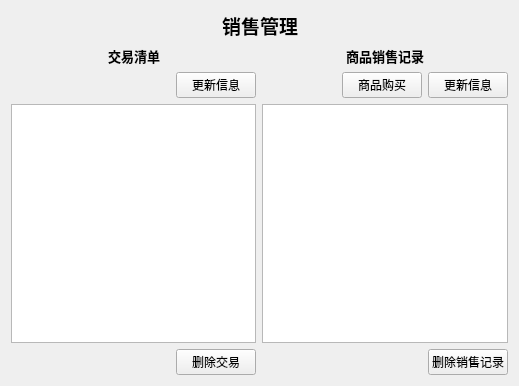
<?xml version="1.0" encoding="UTF-8"?>
<ui version="4.0">
 <class>SaleManageForm</class>
 <widget class="QWidget" name="SaleManageForm">
  <property name="geometry">
   <rect>
    <x>0</x>
    <y>0</y>
    <width>519</width>
    <height>386</height>
   </rect>
  </property>
  <property name="windowTitle">
   <string>Form</string>
  </property>
  <layout class="QVBoxLayout" name="verticalLayout_3">
   <item>
    <layout class="QHBoxLayout" name="horizontalLayout">
     <item>
      <spacer name="horizontalSpacer">
       <property name="orientation">
        <enum>Qt::Horizontal</enum>
       </property>
       <property name="sizeHint" stdset="0">
        <size>
         <width>40</width>
         <height>20</height>
        </size>
       </property>
      </spacer>
     </item>
     <item>
      <widget class="QLabel" name="saleManageLabel">
       <property name="font">
        <font>
         <family>微软雅黑</family>
         <pointsize>14</pointsize>
         <weight>75</weight>
         <bold>true</bold>
        </font>
       </property>
       <property name="text">
        <string>销售管理</string>
       </property>
      </widget>
     </item>
     <item>
      <spacer name="horizontalSpacer_2">
       <property name="orientation">
        <enum>Qt::Horizontal</enum>
       </property>
       <property name="sizeHint" stdset="0">
        <size>
         <width>40</width>
         <height>20</height>
        </size>
       </property>
      </spacer>
     </item>
    </layout>
   </item>
   <item>
    <layout class="QHBoxLayout" name="horizontalLayout_8">
     <item>
      <layout class="QVBoxLayout" name="verticalLayout_2">
       <item>
        <layout class="QHBoxLayout" name="horizontalLayout_3">
         <item>
          <spacer name="horizontalSpacer_7">
           <property name="orientation">
            <enum>Qt::Horizontal</enum>
           </property>
           <property name="sizeHint" stdset="0">
            <size>
             <width>40</width>
             <height>20</height>
            </size>
           </property>
          </spacer>
         </item>
         <item>
          <widget class="QLabel" name="transactionsLabel">
           <property name="font">
            <font>
             <family>微软雅黑</family>
             <pointsize>10</pointsize>
             <weight>75</weight>
             <bold>true</bold>
            </font>
           </property>
           <property name="text">
            <string>交易清单</string>
           </property>
          </widget>
         </item>
         <item>
          <spacer name="horizontalSpacer_8">
           <property name="orientation">
            <enum>Qt::Horizontal</enum>
           </property>
           <property name="sizeHint" stdset="0">
            <size>
             <width>40</width>
             <height>20</height>
            </size>
           </property>
          </spacer>
         </item>
        </layout>
       </item>
       <item>
        <layout class="QHBoxLayout" name="horizontalLayout_7">
         <item>
          <spacer name="horizontalSpacer_3">
           <property name="orientation">
            <enum>Qt::Horizontal</enum>
           </property>
           <property name="sizeHint" stdset="0">
            <size>
             <width>40</width>
             <height>20</height>
            </size>
           </property>
          </spacer>
         </item>
         <item>
          <widget class="QPushButton" name="updateTransactionButton">
           <property name="font">
            <font>
             <family>仿宋</family>
            </font>
           </property>
           <property name="text">
            <string>更新信息</string>
           </property>
          </widget>
         </item>
        </layout>
       </item>
       <item>
        <widget class="QTableWidget" name="transactionTable"/>
       </item>
       <item>
        <layout class="QHBoxLayout" name="horizontalLayout_5">
         <item>
          <spacer name="horizontalSpacer_5">
           <property name="orientation">
            <enum>Qt::Horizontal</enum>
           </property>
           <property name="sizeHint" stdset="0">
            <size>
             <width>40</width>
             <height>20</height>
            </size>
           </property>
          </spacer>
         </item>
         <item>
          <widget class="QPushButton" name="deleteTransactionButton">
           <property name="font">
            <font>
             <family>仿宋</family>
            </font>
           </property>
           <property name="text">
            <string>删除交易</string>
           </property>
          </widget>
         </item>
        </layout>
       </item>
      </layout>
     </item>
     <item>
      <layout class="QVBoxLayout" name="verticalLayout">
       <item>
        <layout class="QHBoxLayout" name="horizontalLayout_6">
         <item>
          <spacer name="horizontalSpacer_9">
           <property name="orientation">
            <enum>Qt::Horizontal</enum>
           </property>
           <property name="sizeHint" stdset="0">
            <size>
             <width>40</width>
             <height>20</height>
            </size>
           </property>
          </spacer>
         </item>
         <item>
          <widget class="QLabel" name="saleRecordLabel">
           <property name="font">
            <font>
             <family>微软雅黑</family>
             <pointsize>10</pointsize>
             <weight>75</weight>
             <bold>true</bold>
            </font>
           </property>
           <property name="text">
            <string>商品销售记录</string>
           </property>
          </widget>
         </item>
         <item>
          <spacer name="horizontalSpacer_10">
           <property name="orientation">
            <enum>Qt::Horizontal</enum>
           </property>
           <property name="sizeHint" stdset="0">
            <size>
             <width>40</width>
             <height>20</height>
            </size>
           </property>
          </spacer>
         </item>
        </layout>
       </item>
       <item>
        <layout class="QHBoxLayout" name="horizontalLayout_2">
         <item>
          <spacer name="horizontalSpacer_4">
           <property name="orientation">
            <enum>Qt::Horizontal</enum>
           </property>
           <property name="sizeHint" stdset="0">
            <size>
             <width>40</width>
             <height>20</height>
            </size>
           </property>
          </spacer>
         </item>
         <item>
          <widget class="QPushButton" name="saleButton">
           <property name="font">
            <font>
             <family>仿宋</family>
            </font>
           </property>
           <property name="text">
            <string>商品购买</string>
           </property>
          </widget>
         </item>
         <item>
          <widget class="QPushButton" name="updateSalesButton">
           <property name="font">
            <font>
             <family>仿宋</family>
            </font>
           </property>
           <property name="text">
            <string>更新信息</string>
           </property>
          </widget>
         </item>
        </layout>
       </item>
       <item>
        <widget class="QTableWidget" name="salesTable"/>
       </item>
       <item>
        <layout class="QHBoxLayout" name="horizontalLayout_4">
         <item>
          <spacer name="horizontalSpacer_6">
           <property name="orientation">
            <enum>Qt::Horizontal</enum>
           </property>
           <property name="sizeHint" stdset="0">
            <size>
             <width>40</width>
             <height>20</height>
            </size>
           </property>
          </spacer>
         </item>
         <item>
          <widget class="QPushButton" name="deleteSaleButton">
           <property name="font">
            <font>
             <family>仿宋</family>
            </font>
           </property>
           <property name="text">
            <string>删除销售记录</string>
           </property>
          </widget>
         </item>
        </layout>
       </item>
      </layout>
     </item>
    </layout>
   </item>
  </layout>
 </widget>
 <resources/>
 <connections/>
</ui>
